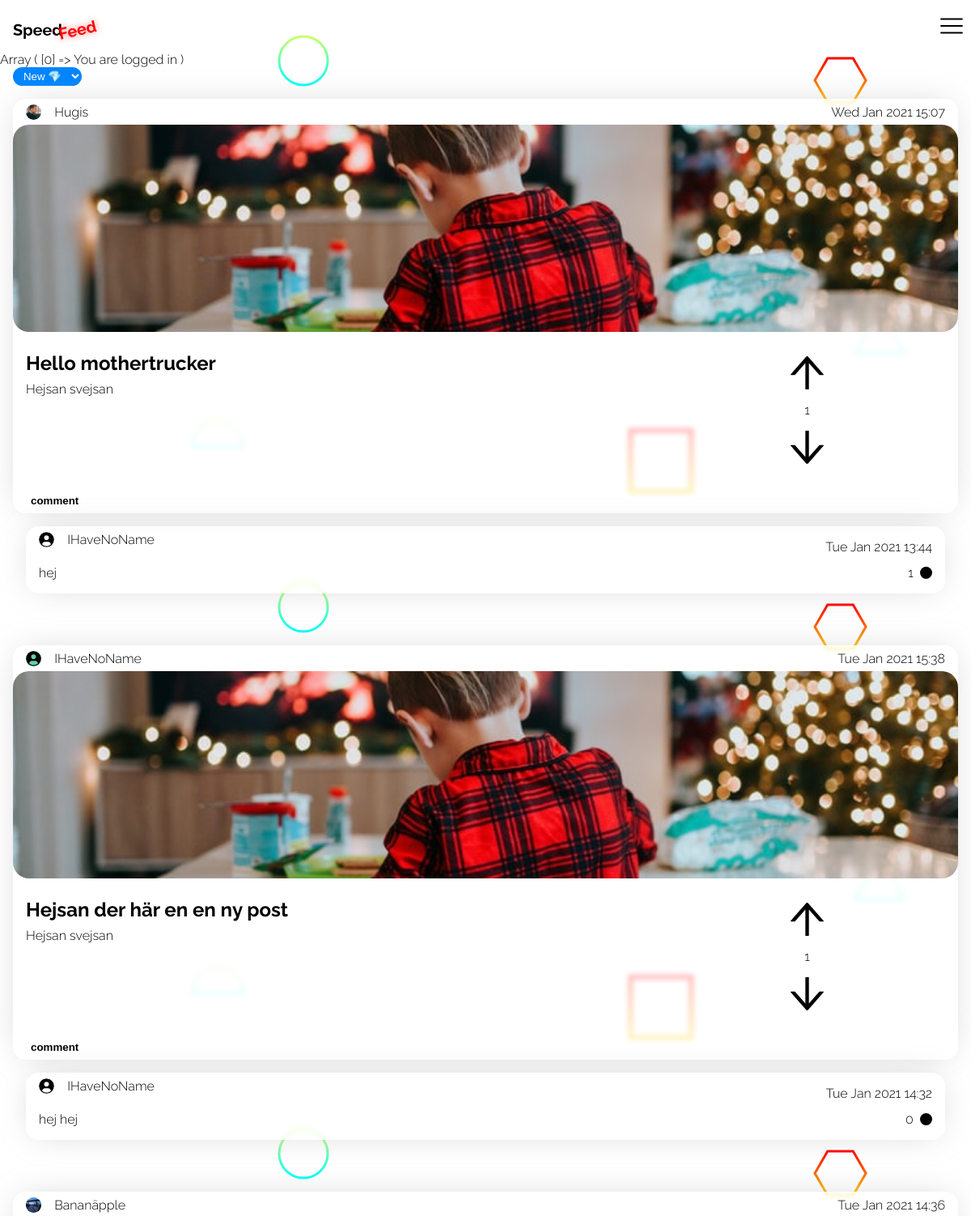
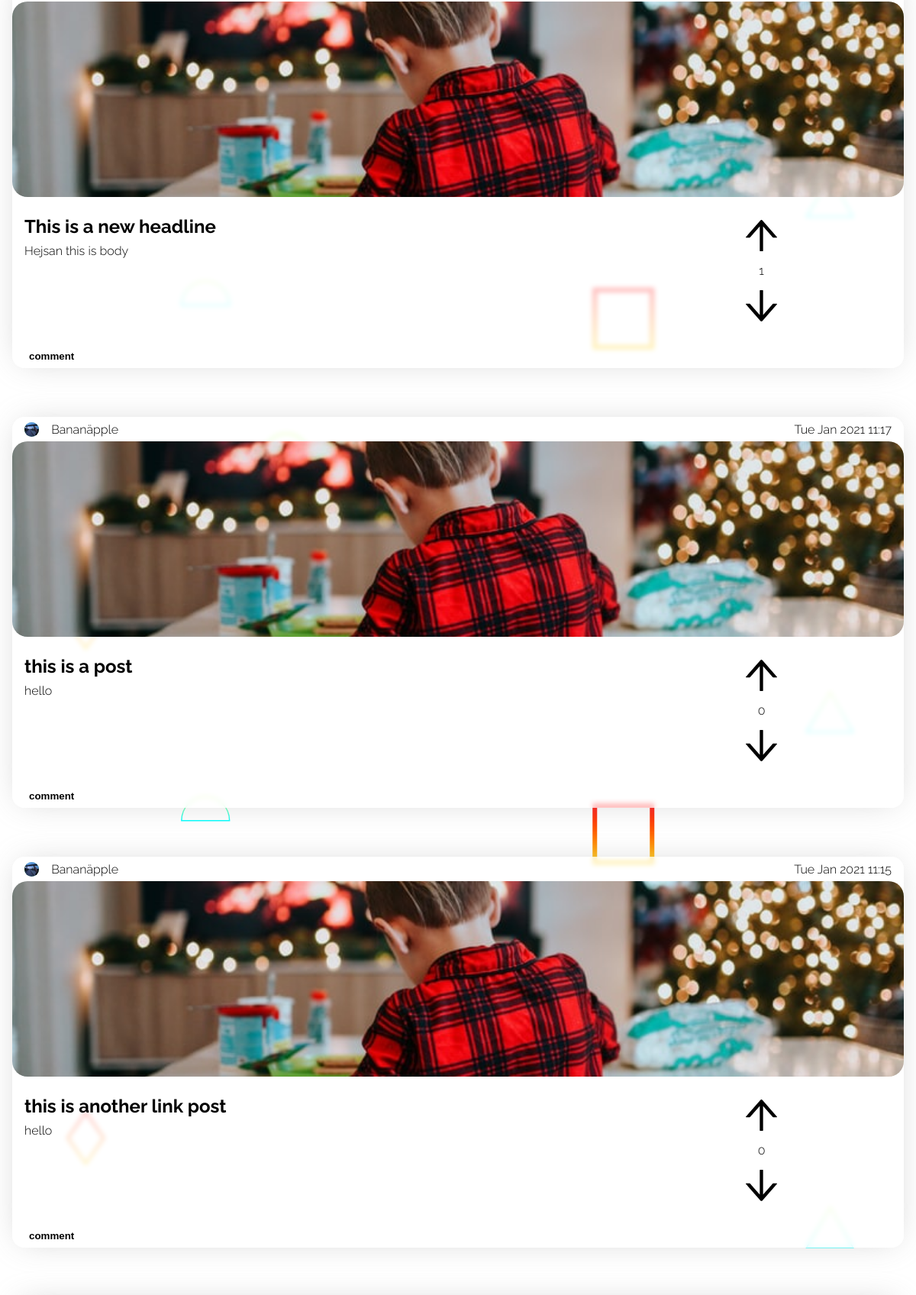
/views/index.php (signed in, upper part), run on the app's committed database (2 pictures, top to bottom).
### tables this page shows
CREATE TABLE "Users" ("id" integer,"name" varchar,"email" varchar,"avatar_path" varchar,"password_hash" varchar,"bio" text, "sort_by" varchar, PRIMARY KEY (id));

CREATE TABLE "Posts" ("id" integer,"user_id" int,"header" varchar,"body" text,"date" int, "color" varchar, "upDown" int, "link" varchar, PRIMARY KEY (id));

CREATE TABLE "Comments" ("id" integer,"user_id" int,"post_id" int,"body" text, "date" int, PRIMARY KEY (id));

### functions.php (called while the page is built, shortened)
<?php
function logMessage()
{
    $errorArray = [];
    if (count($_SESSION['message']) > 0) {
        foreach (($_SESSION['message']) as $message) {
            if ($message['type'] !== 3) {
                $errorArray[] = $message['message'];
            } else {
                $errorArray = [];
            }
        }
        if (count($errorArray) > 0) {
            print_r($errorArray);
        }
    }
}
function existUpvote($db, $commentid, $userid)
{
    $query = 'SELECT * FROM comment_likes WHERE comment_id = :comment_id AND user_id = :user_id';
    $statement = $db->prepare($query);
    $statement->bindParam(':comment_id', $commentid, PDO::PARAM_INT);
    $statement->bindParam(':user_id', $userid, PDO::PARAM_INT);
    $statement->execute();
    $upvote = $statement->fetch(PDO::FETCH_ASSOC);
    if ($upvote) {
        return true;
    } else {
        return false;
    }
}
function getUpvotes($db, $id): int
{
    $query = 'SELECT COUNT(*) FROM comment_likes WHERE comment_id = :comment_id';
    $statement = $db->prepare($query);
    $statement->bindParam(':comment_id', $id, PDO::PARAM_INT);
    $statement->execute();
    $upvotes = $statement->fetch(PDO::FETCH_ASSOC);
    return (int) $upvotes["COUNT(*)"];
}

### views/index.php (the view, shortened to what this page needs)
<?php
require('header.php');
require('../functions.php');
$db = new PDO('sqlite:../hacker_news_database.sqlite3');
if (isset($_SESSION['user'])) {
    $userId = $_SESSION['user']['id'];
    $stmt = $db->prepare("SELECT sort_by FROM Users where id = :userId");
    $stmt->bindParam(':userId', $userId);
    $stmt->execute();
    $data = $stmt->fetch(PDO::FETCH_ASSOC);
    $sort_by = $data['sort_by'];
} else {
    if (isset($_SESSION['sort'])) {
        $sort_by = $_SESSION['sort'];
    } else {
        $sort_by = 'new';
    }
}
if ($sort_by === 'new') {
    $result = $db->query("SELECT * FROM Posts ORDER BY \"date\" DESC LIMIT 30");
} else if ($sort_by === 'mostupvoted') {
    $result = $db->query("SELECT id, user_id, header, body, date, link, ifnull((select sum(up_down) from likes where posts.id=likes.post_id), 0) AS antallikes FROM Posts ORDER BY antallikes DESC LIMIT 30");
}
$posts = $result->fetchAll(PDO::FETCH_ASSOC);
?>
<body>
    <?php require('./nav.php') ?>
    <select class="sort-by" name="sort" id="">
        <option <?php if ($sort_by === 'new') {
                    echo 'selected';
                } ?>value="new">New 💎</option>
    </select>
    <?php foreach ($posts as $post) : ?>
        <?php
        $postId = $post['id'];
        $upvoteImage = '/images/upvote.svg';
        $downvoteImage = '/images/downvote.svg';
        if (isset($_SESSION['user'])) {
            $hasLikedResult = $db->query("SELECT * FROM Likes WHERE post_id = $postId AND user_id = $userId AND up_down = 1");
            $hasLikedData = $hasLikedResult->fetch(PDO::FETCH_ASSOC);
            if (isset($hasLikedData['id'])) {
                $hasLiked = true;
                $upvoteImage = '/images/upvoteActive.svg';
            } else {
                $hasLiked = false;
                $upvoteImage = '/images/upvote.svg';
            }
            $hasDislikedResult = $db->query("SELECT id FROM Likes WHERE post_id = $postId AND user_id = $userId AND up_down = -1");
            $hasDislikedData = $hasDislikedResult->fetch(PDO::FETCH_ASSOC);
            if (isset($hasDislikedData['id'])) {
                $hasDisliked = true;
                $downvoteImage = '/images/downvoteActive.svg';
            } else {
                $hasDisliked = false;
                $downvoteImage = '/images/downvote.svg';
            }
        }
        $commentResult = $db->query("SELECT * FROM Comments WHERE post_id = $postId");
        $comments = $commentResult->fetchAll(PDO::FETCH_ASSOC);
        $likesResult = $db->query("SELECT COUNT(user_id) AS 'likes' FROM Likes WHERE post_id = $postId AND up_down = 1");
        $likes = $likesResult->fetch(PDO::FETCH_ASSOC)['likes'];
        $dislikeResult = $db->query("SELECT COUNT(user_id) AS 'dislikes' FROM Likes WHERE post_id = $postId AND up_down = -1");
        $dislikes = $dislikeResult->fetch(PDO::FETCH_ASSOC)['dislikes'];
        $LikesSum = $likes - $dislikes;
        $postUserId = $post['user_id'];
        $result = $db->query("SELECT * FROM Users WHERE id = $postUserId");
        $user = $result->fetch(PDO::FETCH_ASSOC);
        isset($user['avatar_path']) ? $avatarPath = $user['avatar_path'] : $avatarPath = '/Account/uploads/default.svg';
        if (isset($user['name'])) {
            $userName = $user['name'];
        } else {
            $userName = 'IHaveNoName';
        }
        ?>
        <div data-postId="<?= $postId ?>" class="post id<?= $postId ?> post-group<?= $postId ?>">
            <div class="date-section">
                <div class="left">
                    <img src=<?= $avatarPath ?> alt="">
                    <p class="name"><?= $userName ?></p>
                </div>
                <div class="right">
                    <p class="date"><?= date('D M Y H:i', $post['date']) ?></p>
                </div>
            </div>
            <a href="<?= $post['link'] ?>">
                <div class="image-section">
                    <img src="/images/photo-1609050470947-f35aa6071497.jpeg" alt="">
                </div>
            </a>
            <div class="text-section">
                <div class="text-section-text">
                    <h2><?= $post['header'] ?></h2>
                    <p><?= $post['body'] ?></p>
                </div>
                <div class="text-section-vote" data-post="<?= $post['id'] ?>">
                    <div class="upvote-section img-container">
                        <img class="upvote <?= $hasLiked ? 'upvote-active' : 'upvoteInactive' ?>" src="<?= $upvoteImage ?>" alt="">
                    </div>
                    <p><?= $LikesSum ?></p>
                    <div class="downvote-section img-container">
                        <img class="downvote <?= $hasDisliked ? 'downvote-active' : 'downvoteInactive' ?>" src="<?= $downvoteImage ?>" alt="">
                    </div>
                </div>
            </div>
            <div class="bottom-section">
                <div class="left">
                    <button class="post-coment-button">comment</button>
                </div>
            </div>
        </div>
        <?php foreach ($comments as $comment) : ?>
            <?php
            $commenter_id = $comment['user_id'];
            $result = $db->query("SELECT name FROM Users WHERE id = $commenter_id");
            $data = $result->fetch(PDO::FETCH_ASSOC);
            $commenter_name = $data['name'];
            $commentId = $comment['id'];
            $commenterId = $comment['user_id'];
            $result = $db->query("SELECT * FROM Users WHERE id = $commenterId");
            $commenter = $result->fetch(PDO::FETCH_ASSOC);
            $commentImageURL = $commenter['avatar_path'];
            isset($commenter['avatar_path']) ? $commentImageURL = $commenter['avatar_path'] : $commentImageURL = '/Account/uploads/default.svg';
            if (isset($commenter['name'])) {
                $commenter_name = $commenter['name'];
            } else {
                $commenter_name = 'IHaveNoName';
            }
            ?>
            <div data-postId="<?= $postId ?>" data-id="<?= $commentId ?>" class="comment post<?= $postId ?> post-group<?= $postId ?> comment-id<?= $commentId ?>">
                <div class="upper">
                    <div class="left">
                        <img src=<?= $commentImageURL ?> alt="">
                        <p class="name"><?= $commenter_name ?></p>
                    </div>
                    <div class="right">
                        <p class="date"><?= date('D M Y H:i', $comment['date']) ?></p>
                    </div>
                </div>
                <div class="lower">
                    <div class="left">
                        <p class="comment-paragraph"><?= $comment['body'] ?></p>
                    </div>
                    <div class="right">
                        <span class="vote-number" data-id="<?= $commentId; ?>"><?= getUpvotes($db, $commentId) ?></span>
                        <?php if (isset($_SESSION['user'])) : ?>
                            <form class="like-comment-form" action="/Account/like-comment.php" method="post">
                                <?php if (!existUpvote($db, $commentId, $_SESSION['user']['id'])) : ?>
                                    <button style="background-color: black;" value="submit" type="submit" class="like-comment-button" data-id="<?= $commentId; ?>"></button>
                                <?php else : ?>
                                    <button style="background-color: rgb(37, 104, 246);" value="submit" type="submit" class="like-comment-button" data-id="<?= $commentId; ?>"></button>
                                <?php endif; ?>
                            </form>
                        <?php else : ?>
                            <button style="background-color: black;" value="submit" type="submit" class="like-comment-button" data-id="<?= $commentId; ?>"></button>
                        <?php endif; ?>
                    </div>
                </div>
            </div>
        <?php endforeach ?>
    <?php endforeach ?>
</body>
<?php require('footer.php') ?>

### styles/posts.css (style rules this page uses)
:root { font-size: 16px; font-family: Raleway; --backdrop-blur: 3px; --post-background-color: rgba(255, 255, 255, 0.747); --box-shadow: 0px 0px 43px -12px rgba(184, 184, 184, 0.75); }
.post { background: var(--post-background-color); backdrop-filter: blur(var(--backdrop-blur)); max-width: 100%; display: flex; flex-direction: column; border-radius: 1rem; margin: 0rem 1rem 0rem 1rem; overflow: hidden; margin-bottom: 1rem; margin-top: 1rem; box-shadow: var(--box-shadow); }
.post:not(:first-of-type) { margin-top: 4rem; }
.date-section { height: 2rem; display: flex; justify-content: space-between; }
.date-section .left { display: flex; align-items: center; justify-content: center; margin-left: 1rem; height: 2rem; position: relative; }
.date-section .right { display: flex; flex-direction: row; height: 100%; margin-right: 1rem; position: relative; }
.date-section .left img { background: mediumaquamarine; height: 1.2rem; width: 1.2rem; border-radius: 50%; margin-right: 1rem; }
.date-section .right * { display: flex; align-items: center; justify-content: center; }
.date-section .left .name { display: flex; align-items: center; justify-content: center; }
.date-section .left .name { height: 100%; margin: 0; margin-right: 1rem; }
.date-section .right .date { height: 100%; margin: 0; }
.image-section { height: 16rem; width: 100%; overflow: hidden; }
.image-section img { position: relative; border-radius: 20px; height: 100%; width: 100%; object-fit: cover; }
.text-section { height: 10rem; display: flex; padding: 1rem; }
.text-section .text-section-text { width: 70%; }
.text-section .text-section-text h2 { margin: 0.5rem 0rem; }
.text-section .text-section-text p { margin: 0.5rem 0rem; }
.text-section .text-section-vote { width: 30%; display: flex; flex-direction: column; position: relative; }
.img-container { position: relative; width: 100%; margin: 0; flex-grow: 1; height: 40%; display: flex; justify-content: center; align-items: center; }
.text-section .text-section-vote img.upvote { height: 60%; width: auto; }
.text-section .text-section-vote p { position: relative; width: 100%; margin: 0; flex-grow: 1; display: flex; justify-content: center; align-items: center; }
.text-section .text-section-vote img.downvote { height: 60%; width: auto; }
.upvoteInactive { height: 60%; width: auto; }
.downvoteInactive { height: 60%; width: auto; }
.bottom-section { height: 2rem; display: flex; justify-content: space-between; }
.bottom-section .left { display: flex; justify-content: center; align-items: center; margin-left: 1rem; }
.bottom-section .left button { border: none; background: none; font-weight: bold; outline: none; }
.comment { position: relative; display: flex; flex-direction: column; border-radius: 1rem; margin: 0rem 2rem 1rem 2rem; flex-grow: 1; margin-bottom: 1rem; overflow: hidden; background: var(--post-background-color); backdrop-filter: blur(var(--backdrop-blur)); box-shadow: var(--box-shadow); }
.comment .upper { height: 2rem; display: flex; justify-content: space-between; }
.comment .upper .right { margin-right: 1rem; }
.comment .upper .left { display: flex; justify-content: space-between; align-items: center; margin-left: 1rem; }
.comment .upper .left img { height: 1.2rem; width: 1.2rem; border-radius: 50%; }
.comment .upper .left .name { margin-left: 1rem; }
.comment .lower { display: flex; justify-content: space-between; }
.comment .lower .right { display: flex; justify-content: center; align-items: center; margin-right: 1rem; }
.comment .lower .left { margin-left: 1rem; }
.like-comment-button { height: 15px; width: 15px; border: none; border-radius: 50%; margin-top: 3px; margin-left: 0.2rem; }
.vote-number { padding: 5px; }

### styles/main.css (style rules this page uses)
body { margin: 4rem 0 0 0; padding: 0; width: 100vw; background: url(/images/Scattered-Forcefields.svg); background-attachment: fixed; }

### styles/nav.css (style rules this page uses)
a { color: black; text-decoration: none; }
.sort-by { background: #0085FF; border-radius: 50rem; color: white; text-align: center; margin-left: 1rem; outline: none; border: none; padding: .2rem .4rem; box-shadow: 0px 0px 51px -17px rgba(0,133,255,1); }

### data on the page
users: sort "New 💎"
posts: user.avatar_path (picture), user.name "Hugis", date "Wed Jan 2021 15:07", header "Hello mothertrucker", body "Hejsan svejsan", LikesSum "1"
comments: user.name "IHaveNoName", date "Tue Jan 2021 13:44", body "hej", commentId "1"
posts: shows a picture, user.name "IHaveNoName", date "Tue Jan 2021 15:38", header "Hejsan der här en en ny post", body "Hejsan svejsan", LikesSum "1"
comments: user.name "IHaveNoName", date "Tue Jan 2021 14:32", body "hej hej", commentId "0"
posts: user.avatar_path (picture), user.name "Bananäpple", date "Tue Jan 2021 14:36", header "This is a new headline", body "Hejsan this is body", LikesSum "1"
posts: user.avatar_path (picture), user.name "Bananäpple", date "Tue Jan 2021 11:17", header "this is a post", body "hello", LikesSum "0"
posts: user.avatar_path (picture), user.name "Bananäpple", date "Tue Jan 2021 11:15", header "this is another link post", body "hello", LikesSum "0"
